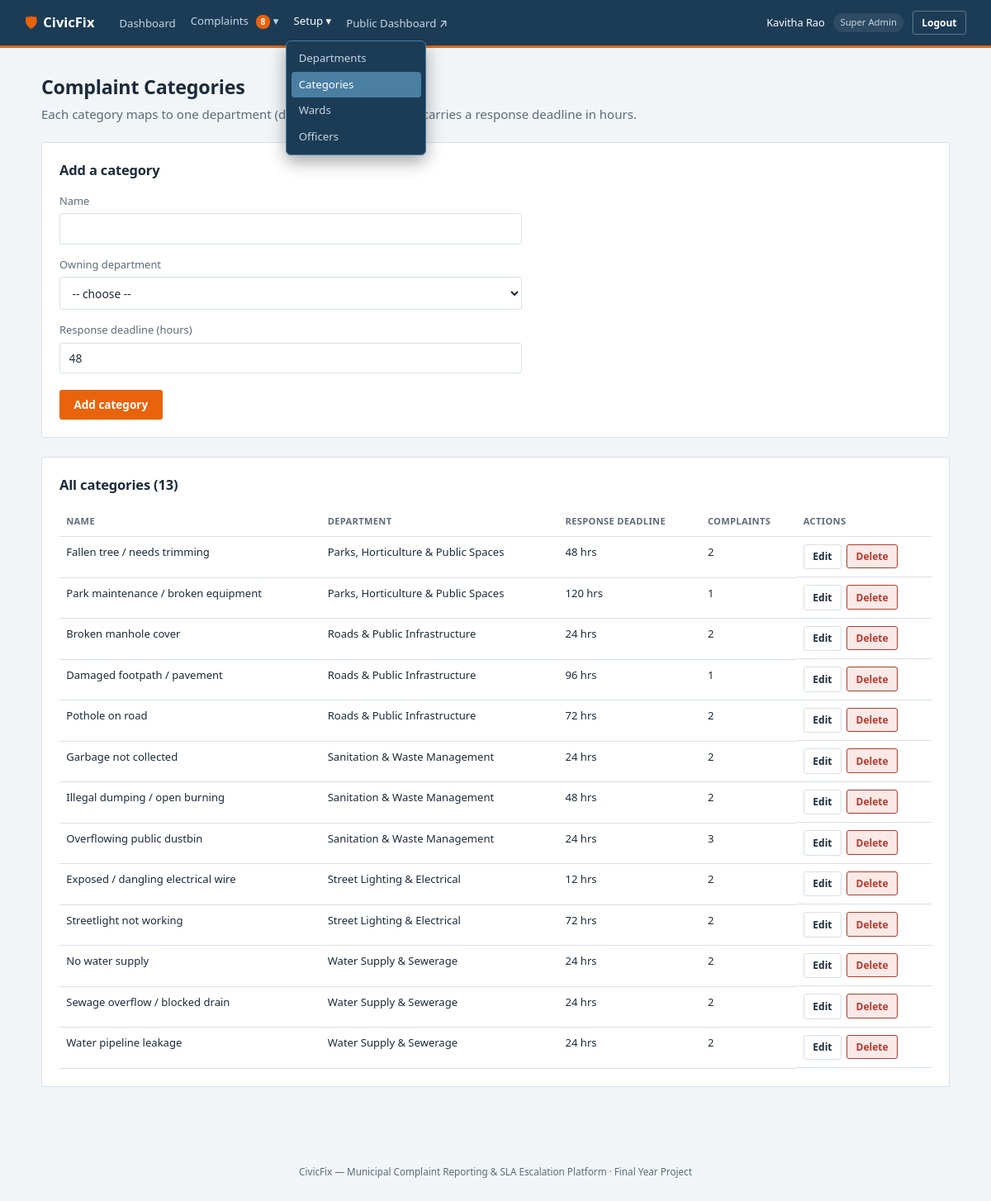
Screenshot of /index.php?route=admin/categories (signed in) with the database file from the repository.
### tables this page shows
CREATE TABLE complaints (
    id                      INT AUTO_INCREMENT PRIMARY KEY,
    citizen_id              INT NOT NULL,
    category_id             INT NOT NULL,
    department_id           INT NOT NULL,    
    ward_id                 INT NOT NULL,
    address_line            VARCHAR(255) NOT NULL,
    description             TEXT NOT NULL,
    photo_path              VARCHAR(255) NULL,
    status                  ENUM('new','assigned','in_progress','resolved','closed') NOT NULL DEFAULT 'new',
    assigned_officer_id     INT NULL,
    resolution_photo_path   VARCHAR(255) NULL,
    resolved_at             DATETIME NULL,
    closed_at               DATETIME NULL,
    citizen_rating          TINYINT UNSIGNED NULL,           
    citizen_rating_comment  VARCHAR(500) NULL,
    reopen_count            TINYINT UNSIGNED NOT NULL DEFAULT 0,  
    created_at              TIMESTAMP NOT NULL DEFAULT CURRENT_TIMESTAMP,
    FOREIGN KEY (citizen_id) REFERENCES users(id),
    FOREIGN KEY (category_id) REFERENCES categories(id),
    FOREIGN KEY (department_id) REFERENCES departments(id),
    FOREIGN KEY (ward_id) REFERENCES wards(id),
    FOREIGN KEY (assigned_officer_id) REFERENCES users(id),
    KEY idx_complaints_department_status (department_id, status),
    KEY idx_complaints_citizen (citizen_id),
    KEY idx_complaints_ward (ward_id),
    KEY idx_complaints_status (status)
);

CREATE TABLE categories (
    id            INT AUTO_INCREMENT PRIMARY KEY,
    name          VARCHAR(150) NOT NULL,
    department_id INT NOT NULL,
    sla_hours     INT NOT NULL,            
    created_at    TIMESTAMP NOT NULL DEFAULT CURRENT_TIMESTAMP,
    FOREIGN KEY (department_id) REFERENCES departments(id),
    KEY idx_categories_department (department_id)
);

CREATE TABLE departments (
    id            INT AUTO_INCREMENT PRIMARY KEY,
    name          VARCHAR(120) NOT NULL UNIQUE,
    description   VARCHAR(255) NULL,
    created_at    TIMESTAMP NOT NULL DEFAULT CURRENT_TIMESTAMP
);

### app/controllers/AdminController.php (called while the page is built, shortened)
<?php
require_once __DIR__ . '/../models/Category.php';
require_once __DIR__ . '/../models/Complaint.php';
class AdminController
{
    public function categories(): void
    {
        $categories = Category::all();
        $old = [];
        require __DIR__ . '/../views/admin/categories.php';
    }
}

### public/index.php (called while the page is built, shortened)
<?php
require_once __DIR__ . '/../core/helpers.php';
require_once __DIR__ . '/../core/Database.php';
require_once __DIR__ . '/../core/Auth.php';
require_once __DIR__ . '/../app/models/Complaint.php';
require_once __DIR__ . '/../app/controllers/AdminController.php';
$router = new Router();
$router->get('stats', fn() => (new PublicController())->dashboard());
$router->get('login', fn() => (new AuthController())->showLogin());
$router->post('login', fn() => (new AuthController())->login());
$router->post('logout', fn() => (new AuthController())->logout());
$router->get('register', fn() => (new AuthController())->showRegister());
$router->post('register', fn() => (new AuthController())->register());
$router->get('admin/dashboard', fn() => (new AdminController())->dashboard());
$router->get('admin/departments', fn() => (new AdminController())->departments());
$router->post('admin/departments/store', fn() => (new AdminController())->departmentStore());
$router->post('admin/departments/update', fn() => (new AdminController())->departmentUpdate());
$router->post('admin/departments/delete', fn() => (new AdminController())->departmentDelete());
$router->get('admin/categories', fn() => (new AdminController())->categories());
$router->post('admin/categories/store', fn() => (new AdminController())->categoryStore());
$router->post('admin/categories/update', fn() => (new AdminController())->categoryUpdate());
$router->post('admin/categories/delete', fn() => (new AdminController())->categoryDelete());
$router->get('admin/wards', fn() => (new AdminController())->wards());
$router->post('admin/wards/store', fn() => (new AdminController())->wardStore());
$router->post('admin/wards/update', fn() => (new AdminController())->wardUpdate());
$router->post('admin/wards/delete', fn() => (new AdminController())->wardDelete());
$router->get('admin/officers', fn() => (new AdminController())->officers());
$router->post('admin/officers/store', fn() => (new AdminController())->officerStore());
$router->post('admin/officers/status', fn() => (new AdminController())->officerStatus());
$router->get('admin/complaints', fn() => (new AdminController())->complaints());
$router->get('admin/complaints/view', fn() => (new AdminController())->complaintView());
$router->post('admin/complaints/comment', fn() => (new AdminController())->commentStore());
$router->post('admin/complaints/force-close', fn() => (new AdminController())->forceCloseComplaint());
$router->get('admin/escalations', fn() => (new AdminController())->escalations());
$router->get('admin/reports/officers', fn() => (new AdminController())->officerPerformance());
$router->get('officer/dashboard', fn() => (new OfficerController())->dashboard());
$router->get('officer/queue', fn() => (new OfficerController())->queue());
$router->get('officer/complaints/view', fn() => (new OfficerController())->complaintView());
$router->post('officer/complaints/claim', fn() => (new OfficerController())->claim());
$router->post('officer/complaints/status', fn() => (new OfficerController())->updateStatus());
$router->post('officer/complaints/comment', fn() => (new OfficerController())->commentStore());
$router->get('citizen/dashboard', fn() => (new CitizenController())->dashboard());
$router->get('citizen/complaints/new', fn() => (new CitizenController())->newForm());
$router->post('citizen/complaints/store', fn() => (new CitizenController())->store());
$router->get('citizen/complaints/view', fn() => (new CitizenController())->complaintView());
$router->post('citizen/complaints/rate', fn() => (new CitizenController())->rateComplaint());
$router->post('citizen/complaints/reopen', fn() => (new CitizenController())->reopenComplaint());
$router->post('citizen/complaints/upvote', fn() => (new CitizenController())->upvote());
$router->post('citizen/complaints/comment', fn() => (new CitizenController())->commentStore());
$route = $_GET['route'] ?? '';
$router->dispatch($_SERVER['REQUEST_METHOD'], $route);

### core/Router.php (called while the page is built, shortened)
<?php
class Router
{
    private array $routes = ['GET' => [], 'POST' => []];
    public function get(string $route, callable $handler): void
    {
        $this->routes['GET'][$route] = $handler;
    }
    public function post(string $route, callable $handler): void
    {
        $this->routes['POST'][$route] = $handler;
    }
    public function dispatch(string $method, string $route): void
    {
        $handler = $this->routes[$method][$route] ?? null;
        try {
            $handler();
        } catch (Throwable $e) {
            error_log($e->getMessage());
            http_response_code(500);
            require __DIR__ . '/../app/views/errors/500.php';
        }
    }
}

### core/helpers.php (called while the page is built, shortened)
<?php
function e(?string $value): string
{
    return htmlspecialchars($value ?? '', ENT_QUOTES, 'UTF-8');
}
function old(array $data, string $key, string $default = ''): string
{
    return e($data[$key] ?? $default);
}

### core/Database.php (called while the page is built)
<?php
class Database
{
    private static ?PDO $instance = null;
    public static function connect(): PDO
    {
        if (self::$instance === null) {
            $config = require __DIR__ . '/../config/database.php';
            $dsn = sprintf(
                'mysql:host=%s;port=%d;dbname=%s;charset=%s',
                $config['host'],
                $config['port'],
                $config['database'],
                $config['charset']
            );
            self::$instance = new PDO($dsn, $config['username'], $config['password'], [
                PDO::ATTR_ERRMODE            => PDO::ERRMODE_EXCEPTION,
                PDO::ATTR_DEFAULT_FETCH_MODE => PDO::FETCH_ASSOC,
                PDO::ATTR_EMULATE_PREPARES   => false,
            ]);
        }
        return self::$instance;
    }
}

### app/models/Complaint.php (called while the page is built, shortened)
<?php
require_once __DIR__ . '/../../core/Database.php';
class Complaint
{
    public static function isBreached(array $complaint): bool
    {
        $deadline = strtotime($complaint['created_at']) + ((int)$complaint['sla_hours'] * 3600);
        return time() > $deadline;
    }
    public static function escalations(): array
    {
        $sql = self::SELECT_BASE . " WHERE cp.status IN ('new','assigned','in_progress') ORDER BY cp.created_at ASC";
        $stmt = Database::connect()->query($sql);
        $rows = $stmt->fetchAll();
        return array_values(array_filter($rows, fn($row) => self::isBreached($row)));
    }
}

### core/Auth.php (called while the page is built, shortened)
<?php
require_once __DIR__ . '/Database.php';
class Auth
{
    public static function role(): ?string
    {
        return $_SESSION['user_role'] ?? null;
    }
    public static function name(): ?string
    {
        return $_SESSION['user_name'] ?? null;
    }
}

### config/database.php (called while the page is built)
<?php
return [
    'host'     => '127.0.0.1',
    'port'     => 3306,
    'database' => 'civicfix',
    'username' => 'root',
    'password' => '',
    'charset'  => 'utf8mb4',
];

### app/models/Category.php (called while the page is built, shortened)
<?php
require_once __DIR__ . '/../../core/Database.php';
class Category
{
    public static function all(): array
    {
        $stmt = Database::connect()->query(
            'SELECT c.*, d.name AS department_name,
                    (SELECT COUNT(*) FROM complaints cp WHERE cp.category_id = c.id) AS complaint_count
             FROM categories c
             JOIN departments d ON d.id = c.department_id
             ORDER BY d.name, c.name'
        );
        return $stmt->fetchAll();
    }
}

### app/views/admin/categories.php (the view, shortened to what this page needs)
<?php $pageTitle = 'Categories'; require __DIR__ . '/../partials/header.php'; require __DIR__ . '/../partials/navbar.php'; ?>
<main class="page">
    <h1>Complaint Categories</h1>
    <p class="page-sub">Each category maps to one department (drives auto-routing) and carries a response deadline in hours.</p>
    <div class="card">
        <div class="card-head"><h2>Add a category</h2></div>
        <form method="POST" action="/index.php?route=admin/categories/store" class="form-grid">
            <label>Name
                <input type="text" name="name" value="<?= old($old ?? [], 'name') ?>" maxlength="150" required>
            </label>
            <label>Owning department
                <select name="department_id" required>
                    <option value="">-- choose --</option>
                </select>
            </label>
            <label>Response deadline (hours)
                <input type="number" name="sla_hours" min="1" max="2160" value="<?= old($old ?? [], 'sla_hours', '48') ?>" required>
            </label>
            <div class="form-actions">
                <button type="submit" class="btn btn-accent">Add category</button>
            </div>
        </form>
    </div>
    <div class="card">
        <div class="card-head"><h2>All categories (<?= count($categories) ?>)</h2></div>
        <?php if (empty($categories)): ?>
            <p class="empty-state">No categories added yet.</p>
        <?php else: ?>
        <div class="table-scroll">
        <table class="data-table">
            <tr><th>Name</th><th>Department</th><th>Response deadline</th><th>Complaints</th><th>Actions</th></tr>
            <?php foreach ($categories as $cat): ?>
                <tr>
                    <td><?= e($cat['name']) ?></td>
                    <td><?= e($cat['department_name']) ?></td>
                    <td><?= (int)$cat['sla_hours'] ?> hrs</td>
                    <td><?= (int)$cat['complaint_count'] ?></td>
                    <td class="row-actions">
                        <details>
                            <summary class="btn btn-ghost btn-sm">Edit</summary>
                        </details>
                        <form method="POST" action="/index.php?route=admin/categories/delete" class="inline-form"
                              onsubmit="return confirm('Remove this category? Only possible if no complaints use it.');">
                            <button type="submit" class="btn btn-danger btn-sm">Delete</button>
                        </form>
                    </td>
                </tr>
            <?php endforeach; ?>
        </table>
        </div>
        <?php endif; ?>
    </div>
</main>
<?php require __DIR__ . '/../partials/footer.php'; ?>

### app/views/partials/navbar.php (shortened to what this page needs)
<?php
$role = Auth::role();
$navItems = [];
$navGroups = [];
$escalationCount = null;
if ($role === 'super_admin') {
    $navItems = [
        'admin/dashboard' => 'Dashboard',
    ];
    $navGroups = [
        'Complaints' => [
            'admin/complaints'       => 'All Complaints',
            'admin/escalations'      => 'Escalations',
            'admin/reports/officers' => 'Officer Report',
        ],
        'Setup' => [
            'admin/departments' => 'Departments',
            'admin/categories'  => 'Categories',
            'admin/wards'       => 'Wards',
            'admin/officers'    => 'Officers',
        ],
    ];
    $escalationCount = count(Complaint::escalations());
} elseif ($role === 'citizen') {
    $navItems = [
        'citizen/dashboard'       => 'My Complaints',
        'citizen/complaints/new'  => 'File a Complaint',
    ];
}
$currentRoute = $_GET['route'] ?? '';
?>
<nav class="navbar">
    <div class="navbar-brand">
        <span class="brand-mark">&#128737;</span> CivicFix
    </div>
    <ul class="navbar-links">
        <?php foreach ($navItems as $route => $label): ?>
            <li>
                <a href="/index.php?route=<?= e($route) ?>"
                   class="<?= $currentRoute === $route ? 'active' : '' ?>">
                    <?= e($label) ?>
                </a>
            </li>
        <?php endforeach; ?>
        <?php foreach ($navGroups as $groupLabel => $groupItems): ?>
            <?php $groupIsActive = array_key_exists($currentRoute, $groupItems); ?>
            <li>
                <details class="nav-dropdown" <?= $groupIsActive ? 'open' : '' ?>>
                    <summary class="<?= $groupIsActive ? 'active' : '' ?>">
                        <?= e($groupLabel) ?>
                        <?php if (array_key_exists('admin/escalations', $groupItems) && $escalationCount): ?>
                            <span class="nav-badge"><?= (int)$escalationCount ?></span>
                        <?php endif; ?>
                    </summary>
                    <div class="nav-dropdown-menu">
                        <?php foreach ($groupItems as $route => $label): ?>
                            <a href="/index.php?route=<?= e($route) ?>" class="<?= $currentRoute === $route ? 'active' : '' ?>">
                                <?= e($label) ?>
                            </a>
                        <?php endforeach; ?>
                    </div>
                </details>
            </li>
        <?php endforeach; ?>
        <li><a href="/index.php?route=stats" target="_blank" rel="noopener">Public Dashboard &#8599;</a></li>
    </ul>
    <div class="navbar-user">
        <span><?= e(Auth::name()) ?></span>
        <span class="user-role"><?= e(str_replace('_', ' ', $role)) ?></span>
        <form method="POST" action="/index.php?route=logout" class="inline-form">
            <button type="submit" class="btn btn-ghost btn-sm">Logout</button>
        </form>
    </div>
</nav>

### rows the page displays
complaints: groupLabel "Complaints", escalationCount "8"
categories: name "Fallen tree / needs trimming", department.name "Parks, Horticulture & Public Spaces", sla_hours "48", complaint_count "2"
categories: name "Park maintenance / broken equipment", department.name "Parks, Horticulture & Public Spaces", sla_hours "120", complaint_count "1"
categories: name "Broken manhole cover", department.name "Roads & Public Infrastructure", sla_hours "24", complaint_count "2"
categories: name "Damaged footpath / pavement", department.name "Roads & Public Infrastructure", sla_hours "96", complaint_count "1"
categories: name "Pothole on road", department.name "Roads & Public Infrastructure", sla_hours "72", complaint_count "2"
categories: name "Garbage not collected", department.name "Sanitation & Waste Management", sla_hours "24", complaint_count "2"
categories: name "Illegal dumping / open burning", department.name "Sanitation & Waste Management", sla_hours "48", complaint_count "2"
categories: name "Overflowing public dustbin", department.name "Sanitation & Waste Management", sla_hours "24", complaint_count "3"
categories: name "Exposed / dangling electrical wire", department.name "Street Lighting & Electrical", sla_hours "12", complaint_count "2"
categories: name "Streetlight not working", department.name "Street Lighting & Electrical", sla_hours "72", complaint_count "2"
categories: name "No water supply", department.name "Water Supply & Sewerage", sla_hours "24", complaint_count "2"
categories: name "Sewage overflow / blocked drain", department.name "Water Supply & Sewerage", sla_hours "24", complaint_count "2"
categories: name "Water pipeline leakage", department.name "Water Supply & Sewerage", sla_hours "24", complaint_count "2"

### other values shown
$label "Dashboard"
$groupLabel "Setup"
$label "Departments"
$label "Categories"
$label "Wards"
$label "Officers"
Auth::name() "Kavitha Rao"
str_replace('_', ' ', $role) "Super Admin"
count($categories) "13"
